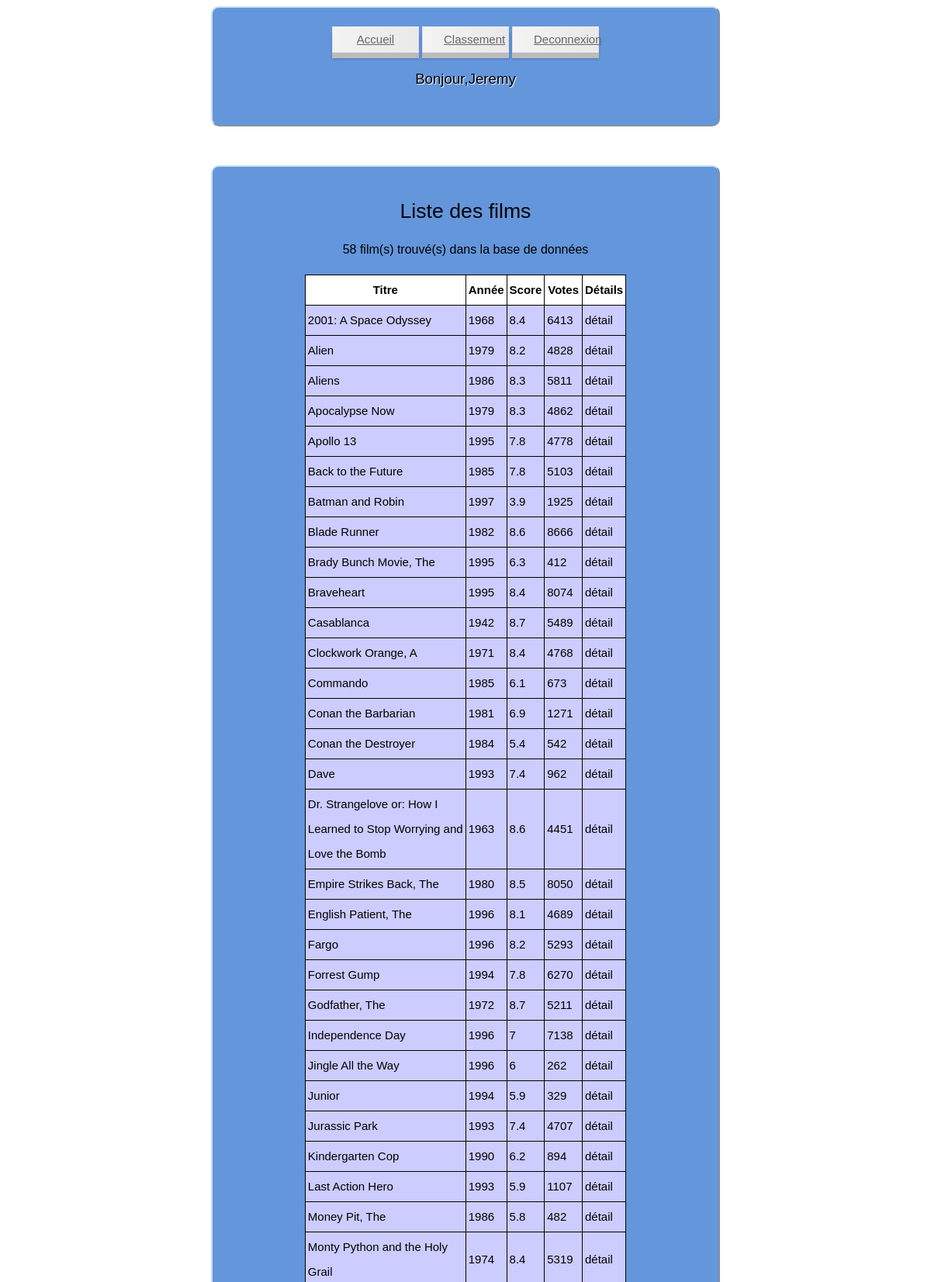
Screenshot of /index.php (signed in, upper part) with the database file from the repository.
### tables this page shows
CREATE TABLE IF NOT EXISTS `Movie` (
  `MovieID` int(11) NOT NULL,
  `Titre` varchar(70) NOT NULL,
  `Année` int(4) NOT NULL,
  `Score` float NOT NULL,
  `Votes` int(11) NOT NULL
);

### bin/Cinema.php (called while the page is built)
<?php
$host ="localhost";
$user ="p1505974";
$password="243024";
$nombase="p1505974";
 ?>

### Model/Model.php (called while the page is built)
<?php
	abstract class Model{
		private static $bdd;
		protected function executerRequete($sql, $params = null) {
			if ($params == null) {
				$resultat = self::getBdd()->query($sql);
			}
			else {
				$resultat = self::getBdd()->prepare($sql);
				$resultat->execute($params);
			}
			return $resultat;
		}
		private static function getBdd() {
			if(self::$bdd == null){
				require './bin/Cinema.php';
				self::$bdd = new PDO('mysql:host='.$host .';dbname='.$nombase ,$user,$password);
				self::$bdd->exec('SET NAMES utf8');
				self::$bdd->setAttribute(PDO::ATTR_ERRMODE,PDO::ERRMODE_EXCEPTION);
			}
			return self::$bdd;
		}
	}
?>

### Model/FilmManager.php (called while the page is built, shortened)
<?php
	require('Model/Model.php');
	class FilmManager extends Model{
		public function  getFilms(){
			$films=$this->executerRequete("SELECT * from Movie Order by Titre");
			return $films -> fetchAll ( PDO :: FETCH_ASSOC );
		}
	}
?>

### Views/films.php (the view, shortened to what this page needs)
<?php
		echo '<h1>Liste des films </h1>
				<p>'.$count.' film(s) trouvé(s) dans la base de données </p>
				<table id=casting>
					<tr>
						<th class=listefilm>Titre</th>
						<th class=listefilm>Année</th>
						<th class=listefilm>Score</th>
						<th class=listefilm>Votes</th>
						<th class=listefilm>Détails</th>
					</tr>';
		foreach ($result as $ligne){
			echo '<tr>';
			echo '<td>'.$ligne['Titre'].'</td>';
			echo '<td>'.$ligne['Année'].'</td>';
			echo '<td>'.$ligne['Score'].'</td>';
			echo '<td>'.$ligne['Votes'].'</td>';
			echo '<td> <a class=detail href="index.php?ID='.$ligne['MovieID'].'"> détail </a>' ;
			echo '</tr>';
		}
		echo '</table>';
	require("Views/layout.php");
?>

### Web/CSS/superstyle.css (style rules this page uses)
body { background-image:url(http://cdn30.us1.fansshare.com/image/backgroundimage/bigstock-abstract-blue-background-repeat-1589075503.jpg); background-size:50%; }
h1,h2 { text-align: center; font: normal normal 300 15px/32px "Electrolize", Helvetica, sans-serif; font-size:20pt; }
p { font: normal normal 300 15px/32px "Electrolize", Helvetica, sans-serif; font-size:12pt; text-align:center; }
table { margin:auto; font: normal normal 300 15px/32px "Electrolize", Helvetica, sans-serif; }
#casting { border-collapse: collapse; background-color:rgb(204, 204, 255) }
#casting td { padding:3px; border: solid 1px black; }
#casting th { padding:3px; border: solid 1px black; }
.detail { text-decoration:none; color:black; }
th.listefilm { background:white; }

### rows the page displays
movie: Titre "2001: A Space Odyssey", Année "1968", Score "8.4", Votes "6413"
movie: Titre "Alien", Année "1979", Score "8.2", Votes "4828"
movie: Titre "Aliens", Année "1986", Score "8.3", Votes "5811"
movie: Titre "Apocalypse Now", Année "1979", Score "8.3", Votes "4862"
movie: Titre "Apollo 13", Année "1995", Score "7.8", Votes "4778"
movie: Titre "Back to the Future", Année "1985", Score "7.8", Votes "5103"
movie: Titre "Batman and Robin", Année "1997", Score "3.9", Votes "1925"
movie: Titre "Blade Runner", Année "1982", Score "8.6", Votes "8666"
movie: Titre "Brady Bunch Movie, The", Année "1995", Score "6.3", Votes "412"
movie: Titre "Braveheart", Année "1995", Score "8.4", Votes "8074"
movie: Titre "Casablanca", Année "1942", Score "8.7", Votes "5489"
movie: Titre "Clockwork Orange, A", Année "1971", Score "8.4", Votes "4768"
movie: Titre "Commando", Année "1985", Score "6.1", Votes "673"
movie: Titre "Conan the Barbarian", Année "1981", Score "6.9", Votes "1271"
movie: Titre "Conan the Destroyer", Année "1984", Score "5.4", Votes "542"
movie: Titre "Dave", Année "1993", Score "7.4", Votes "962"
movie: Titre "Dr. Strangelove or: How I Learned to Stop Worrying and Love the Bomb", Année "1963", Score "8.6", Votes "4451"
movie: Titre "Empire Strikes Back, The", Année "1980", Score "8.5", Votes "8050"
movie: Titre "English Patient, The", Année "1996", Score "8.1", Votes "4689"
movie: Titre "Fargo", Année "1996", Score "8.2", Votes "5293"
movie: Titre "Forrest Gump", Année "1994", Score "7.8", Votes "6270"
movie: Titre "Godfather, The", Année "1972", Score "8.7", Votes "5211"
movie: Titre "Independence Day", Année "1996", Score "7", Votes "7138"
movie: Titre "Jingle All the Way", Année "1996", Score "6", Votes "262"
movie: Titre "Junior", Année "1994", Score "5.9", Votes "329"
movie: Titre "Jurassic Park", Année "1993", Score "7.4", Votes "4707"
movie: Titre "Kindergarten Cop", Année "1990", Score "6.2", Votes "894"
movie: Titre "Last Action Hero", Année "1993", Score "5.9", Votes "1107"
movie: Titre "Money Pit, The", Année "1986", Score "5.8", Votes "482"
movie: Titre "Monty Python and the Holy Grail", Année "1974", Score "8.4", Votes "5319"

### other values shown
$_SESSION['Nom'] "Jeremy"
$count "58"
